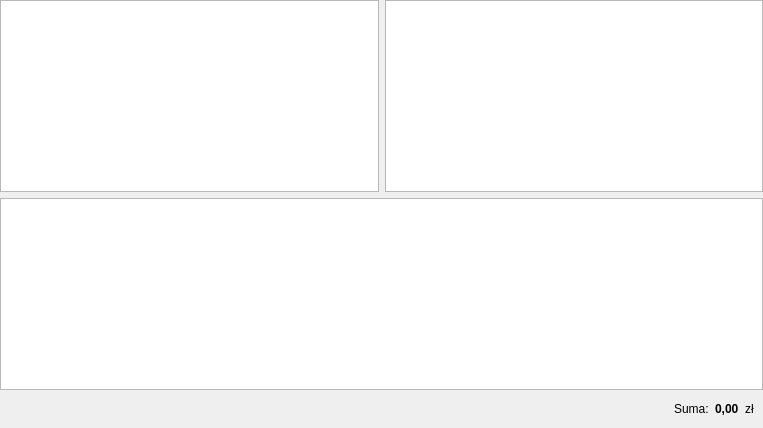
        <widget class="QWidget" name="tab_instruktorzy">
         <attribute name="title">
          <string>Instruktorzy</string>
         </attribute>
         <layout class="QVBoxLayout" name="verticalLayout_15">
          <property name="spacing">
           <number>0</number>
          </property>
          <property name="leftMargin">
           <number>0</number>
          </property>
          <property name="topMargin">
           <number>0</number>
          </property>
          <property name="rightMargin">
           <number>0</number>
          </property>
          <property name="bottomMargin">
           <number>0</number>
          </property>
          <item>
           <widget class="QWidget" name="widget_17" native="true">
            <layout class="QVBoxLayout" name="verticalLayout_21">
             <property name="spacing">
              <number>0</number>
             </property>
             <property name="leftMargin">
              <number>0</number>
             </property>
             <property name="topMargin">
              <number>0</number>
             </property>
             <property name="rightMargin">
              <number>0</number>
             </property>
             <property name="bottomMargin">
              <number>0</number>
             </property>
             <item>
              <widget class="QWidget" name="widget_32" native="true">
               <layout class="QVBoxLayout" name="verticalLayout_14">
                <property name="leftMargin">
                 <number>0</number>
                </property>
                <property name="topMargin">
                 <number>0</number>
                </property>
                <property name="rightMargin">
                 <number>0</number>
                </property>
                <property name="bottomMargin">
                 <number>0</number>
                </property>
                <item>
                 <widget class="QWidget" name="widget_33" native="true">
                  <layout class="QHBoxLayout" name="horizontalLayout_22">
                   <property name="leftMargin">
                    <number>0</number>
                   </property>
                   <property name="topMargin">
                    <number>0</number>
                   </property>
                   <property name="rightMargin">
                    <number>0</number>
                   </property>
                   <property name="bottomMargin">
                    <number>0</number>
                   </property>
                   <item>
                    <widget class="QTableWidget" name="tab_wyliczenia_all_instruktorzy"/>
                   </item>
                   <item>
                    <widget class="QTableWidget" name="tab_wyliczenia_zmiany_instruktorzy"/>
                   </item>
                  </layout>
                 </widget>
                </item>
                <item>
                 <widget class="QTableWidget" name="tab_dane_instruktorzy"/>
                </item>
               </layout>
              </widget>
             </item>
             <item>
              <widget class="QWidget" name="widget_19" native="true">
               <layout class="QHBoxLayout" name="horizontalLayout_11">
                <item>
                 <spacer name="horizontalSpacer_9">
                  <property name="orientation">
                   <enum>Qt::Horizontal</enum>
                  </property>
                  <property name="sizeHint" stdset="0">
                   <size>
                    <width>665</width>
                    <height>20</height>
                   </size>
                  </property>
                 </spacer>
                </item>
                <item>
                 <widget class="QLabel" name="label_16">
                  <property name="text">
                   <string>Suma:</string>
                  </property>
                 </widget>
                </item>
                <item>
                 <widget class="QLabel" name="lab_sumaInstruktorzy">
                  <property name="font">
                   <font>
                    <weight>75</weight>
                    <bold>true</bold>
                   </font>
                  </property>
                  <property name="text">
                   <string>0,00</string>
                  </property>
                 </widget>
                </item>
                <item>
                 <widget class="QLabel" name="label_18">
                  <property name="text">
                   <string>zł</string>
                  </property>
                 </widget>
                </item>
               </layout>
              </widget>
             </item>
            </layout>
           </widget>
          </item>
         </layout>
        </widget>
